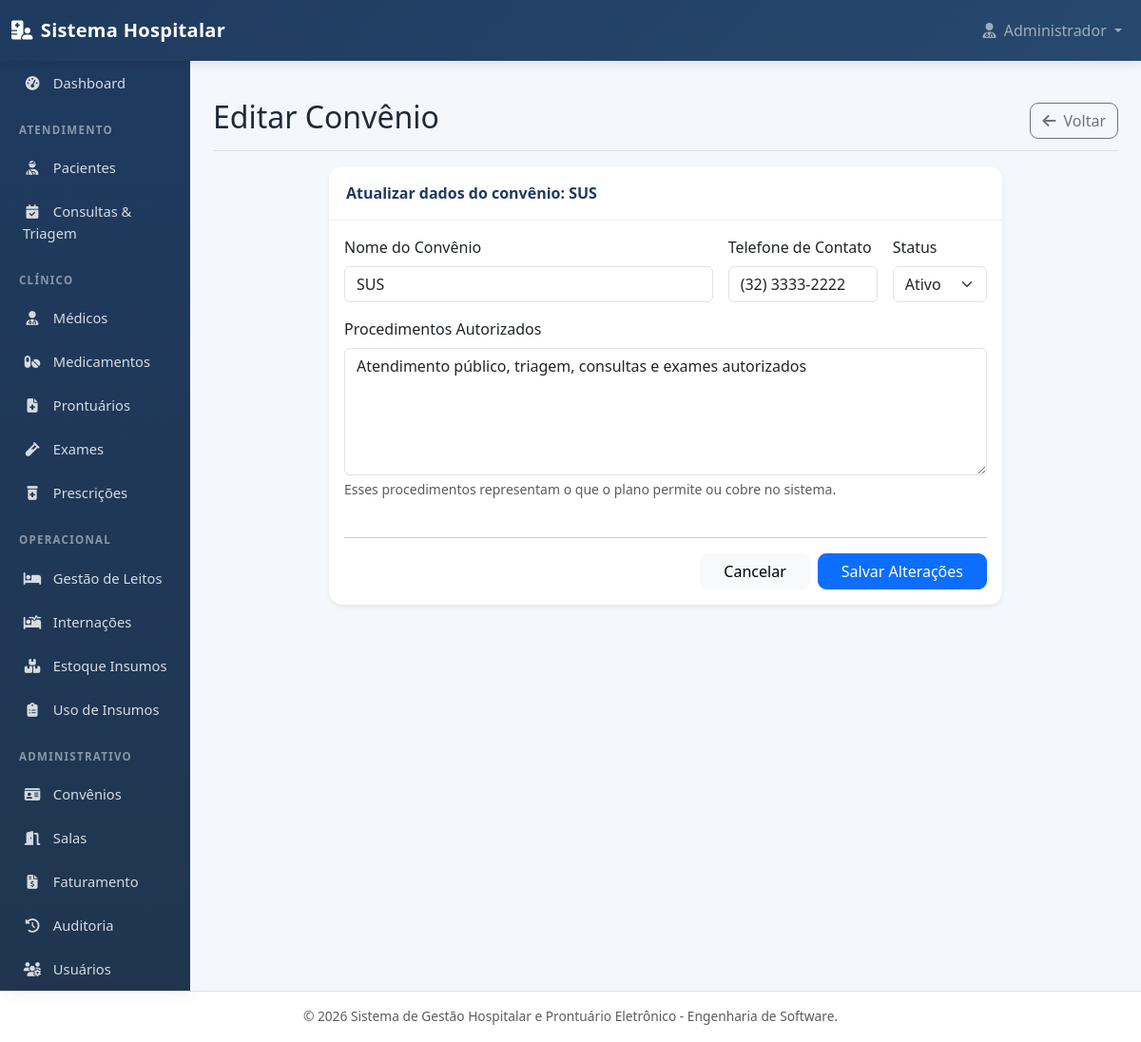
The page /convenio_editar.php?id=2 on the database its author committed.
### tables this page shows
CREATE TABLE convenios (
    id_convenio INT AUTO_INCREMENT PRIMARY KEY,
    nome_convenio VARCHAR(100) NOT NULL,
    telefone VARCHAR(20) NULL,
    procedimentos_autorizados TEXT NULL,
    status_convenio VARCHAR(20) NOT NULL DEFAULT 'Ativo'
);

### dao/ConvenioDAO.php (called while the page is built, shortened)
<?php
class ConvenioDAO {
    private $conn;
    private $table_name = "convenios";
    public function __construct($db) {
        $this->conn = $db;
    }
    public function readOne($id) {
        try {
            $query = "SELECT * FROM " . $this->table_name . "
                    WHERE id_convenio = :id_convenio
                    LIMIT 1";
            $stmt = $this->conn->prepare($query);
            $stmt->bindValue(":id_convenio", $id);
            $stmt->execute();
            return $stmt->fetch(PDO::FETCH_ASSOC);
        } catch(PDOException $e) {
            return null;
        }
    }
}
?>

### convenio_editar.php (the view, shortened to what this page needs)
<?php
require_once __DIR__ . '/model/Convenio.php';
require_once __DIR__ . '/dao/ConvenioDAO.php';
require_once __DIR__ . '/views/header.php';
try {
    if (method_exists('Database', 'getInstance')) {
        $database = Database::getInstance();
    } else {
        $database = new Database();
    }
    $db = $database->getConnection();
    $convenioDAO = new ConvenioDAO($db);
    $id = $_GET['id'] ?? null;
    $convenio = null;
    if (!empty($id)) {
        $convenio = $convenioDAO->readOne($id);
    }
} catch (Exception $e) {
    $erroConvenio = $e->getMessage();
    $convenio = null;
}
?>
<div class="d-flex justify-content-between flex-wrap flex-md-nowrap align-items-center pt-3 pb-2 mb-3 border-bottom">
    <h1 class="h2">Editar Convênio</h1>
    <a href="convenios.php" class="btn btn-outline-secondary">
        <i class="fas fa-arrow-left me-1"></i> Voltar
    </a>
</div>
<div class="row justify-content-center">
    <div class="col-lg-9">
        <div class="card shadow-sm border-0">
            <div class="card-header bg-white">
                Atualizar dados do convênio:
                <strong><?php echo htmlspecialchars($convenio['nome_convenio'] ?? ''); ?></strong>
            </div>
            <div class="card-body">
                <form action="controller/convenioController.php" method="POST">
                    <div class="row g-3">
                        <div class="col-md-7">
                            <label class="form-label">Nome do Convênio</label>
                            <input
                                type="text"
                                class="form-control"
                                name="nome_convenio"
                                value="<?php echo htmlspecialchars($convenio['nome_convenio'] ?? ''); ?>"
                                required
                            >
                        </div>
                        <div class="col-md-3">
                            <label class="form-label">Telefone de Contato</label>
                            <input
                                type="text"
                                class="form-control"
                                name="telefone"
                                value="<?php echo htmlspecialchars($convenio['telefone'] ?? ''); ?>"
                            >
                        </div>
                        <div class="col-md-2">
                            <label class="form-label">Status</label>
                            <?php $statusAtual = $convenio['status_convenio'] ?? 'Ativo'; ?>
                            <select class="form-select" name="status_convenio">
                                <option value="Ativo" <?php echo ($statusAtual === 'Ativo') ? 'selected' : ''; ?>>
                                    Ativo
                                </option>
                            </select>
                        </div>
                        <div class="col-12">
                            <label class="form-label">Procedimentos Autorizados</label>
                            <textarea
                                class="form-control"
                                name="procedimentos_autorizados"
                                rows="5"
                                placeholder="Ex: consultas, exames laboratoriais, internações, medicamentos autorizados..."
                            ><?php echo htmlspecialchars($convenio['procedimentos_autorizados'] ?? ''); ?></textarea>
                            <div class="form-text">
                                Esses procedimentos representam o que o plano permite ou cobre no sistema.
                            </div>
                        </div>
                        <div class="col-12 mt-4">
                            <hr>
                            <div class="d-flex justify-content-end gap-2">
                                <a href="convenios.php" class="btn btn-light px-4">
                                    Cancelar
                                </a>
                                <button type="submit" class="btn btn-primary px-4">
                                    Salvar Alterações
                                </button>
                            </div>
                        </div>
                    </div>
                </form>
            </div>
        </div>
    </div>
</div>
<?php require_once __DIR__ . '/views/footer.php'; ?>

### views/header.php (style rules this page uses)
:root { --primary-color: #1f3a5f; --secondary-color: #27496d; --accent-color: #0d6efd; --bg-light: #f4f7fb; --text-dark: #1f2937; }
* { box-sizing: border-box; }
body { background-color: var(--bg-light); font-family: 'Segoe UI', Tahoma, Geneva, Verdana, sans-serif; color: var(--text-dark); }
h1, h2, h3, h4, h5 { color: #111827; font-weight: 700; }
.card { border: none; border-radius: 14px; box-shadow: 0 8px 22px rgba(15, 23, 42, 0.06); margin-bottom: 22px; overflow: hidden; }
.card-header { background-color: #ffffff; border-bottom: 1px solid rgba(0,0,0,0.06); font-weight: 700; color: var(--primary-color); padding: 16px 18px; }
.btn { border-radius: 9px; font-weight: 500; }

### rows shown on the page
convenios: nome_convenio "SUS", telefone "(32) 3333-2222", status_convenio "Ativo", procedimentos_autorizados "Atendimento público, triagem, consultas e exames autorizados"

### other values the page prints
$_SESSION['nome_usuario'] "Administrador"
